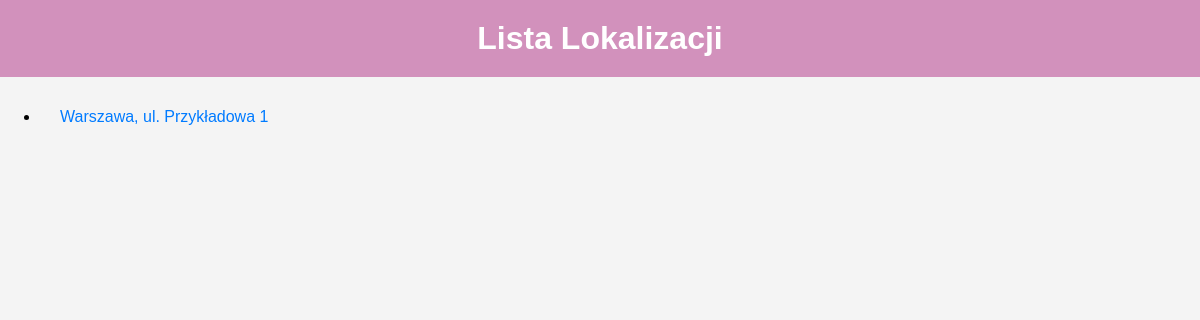
The app's page /events/locations/, older data.
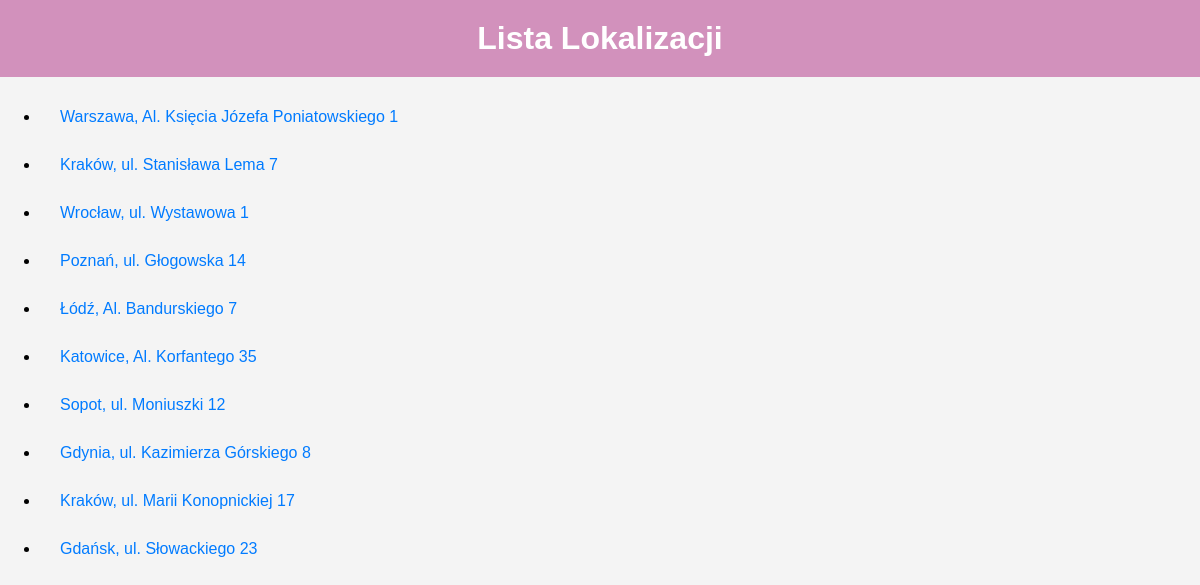
The same page, newer data.
### events/models.py (models this page shows, shortened)
class Location(models.Model):
    name = models.CharField(max_length=255, default='Brak nazwy')
    city = models.CharField(max_length=100)
    address = models.CharField(max_length=255)

### events/views.py (the view)
# urls.py: path('locations/', views.location_list, name='location_list'),
def location_list(request):
    locations = Location.objects.all()  # Pobieramy wszystkie lokalizacje
    return render(request, 'events/location_list.html', {'locations': locations})

### events/templates/events/location_list.html (shortened to what this page needs)
<!DOCTYPE html>
<html lang="pl">
<head>
    {% load static %}
    <link rel="stylesheet" href="{% static 'css/style.css' %}">
</head>
<body>
    <header>
        <h1>Lista Lokalizacji</h1>
    </header>
    <section class="location-list">
        <ul>
            {% for location in locations %}
                <li><a href="{% url 'location_detail' location.pk %}">{{ location.city }}, {{ location.address }}</a></li>
            {% empty %}
                <li>Brak lokalizacji</li>
            {% endfor %}
        </ul>
    </section>
</body>
</html>

### static/css/style.css (style rules this page uses)
body { font-family: Arial, sans-serif; margin: 0; padding: 0; background-color: #f4f4f4; }
header { text-align: center; background-color: #d291bc; color: white; padding: 20px; }
h1 { margin: 0; }
a { display: inline-block; margin: 10px; text-decoration: none; color: #007bff; padding: 5px 10px; border-radius: 4px; transition: background-color 0.3s ease, color 0.3s ease; }

Row changes from the older to the newer data that the page shows:
changed Location "Warszawa": address "ul. Przykładowa 1" → "Al. Księcia Józefa Poniatowskiego 1"
added Location: city "Kraków", address "ul. Stanisława Lema 7"
added Location: city "Wrocław", address "ul. Wystawowa 1"
added Location: city "Poznań", address "ul. Głogowska 14"
added Location: city "Łódź", address "Al. Bandurskiego 7"
added Location: city "Katowice", address "Al. Korfantego 35"
added Location: city "Sopot", address "ul. Moniuszki 12"
added Location: city "Gdynia", address "ul. Kazimierza Górskiego 8"
added Location: city "Kraków", address "ul. Marii Konopnickiej 17"
added Location: city "Gdańsk", address "ul. Słowackiego 23"
